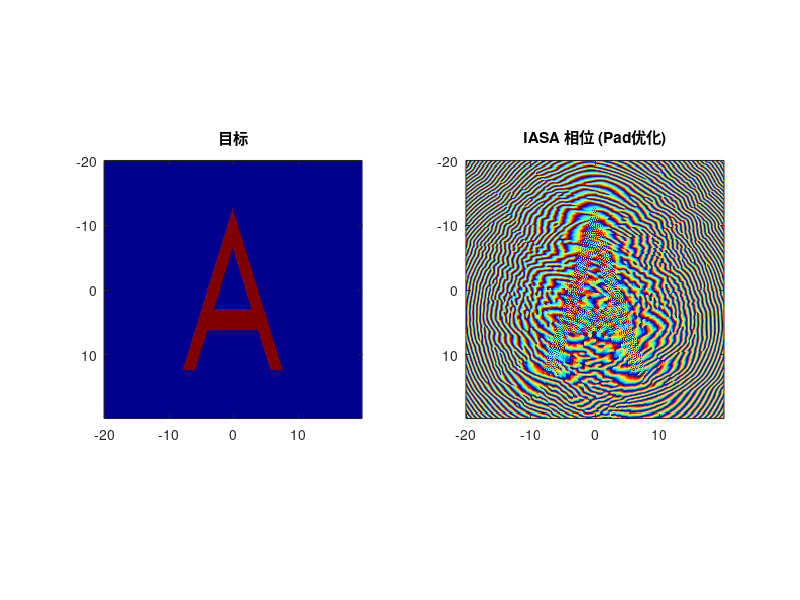
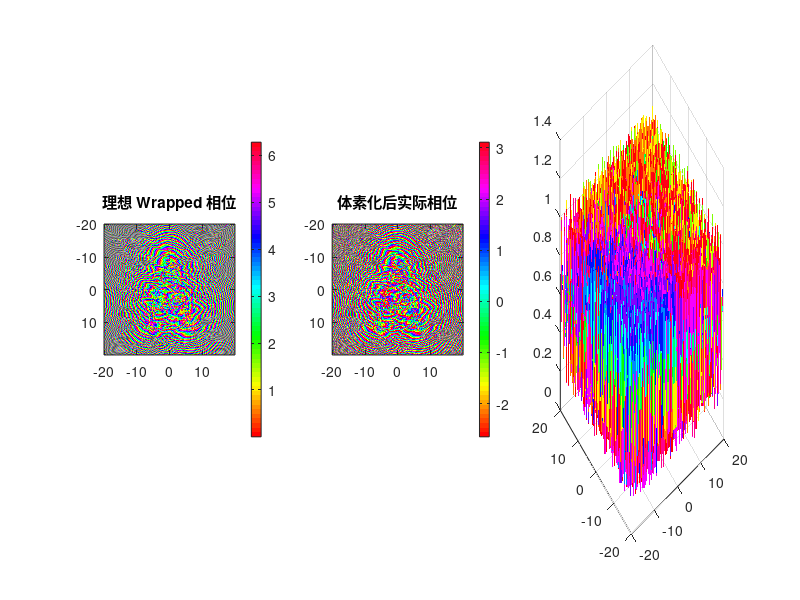

Here is the MATLAB script that generated these plots, in order: (Note: this script raises an error after producing the figures.)
clear; close all; clc;
%% 1. 网格及参数设定 (完全保持原样)
Nx = 256;
Lx = 40e-3;
Ny = Nx; Ly = Lx;
System_Offset = 2.03e-3;
z_target_dist = 20e-3; % 目标距离
%z_target_dist = z_target_dist+System_Offset;
f0 = 4.0e6;
c_water = 1480;
c_board = 2430;
density_water = 997;
density_board = 1100;
lambda_water = c_water / f0;
dx = Lx / Nx;
dy = dx;
Nz = 128;
Lz = 10e-3;
dz = Lz/Nz;
x = (-Nx/2 : Nx/2-1) * dx;
fprintf('网格尺寸: %d x %d x %d, dx=%.4f mm\n', Nx, Ny, Nz, dx*1e3);

%% 2. 目标定义 (保持原样)
fprintf('目标图案定义\n');
imag_target = zeros(Nx, Ny);
h_A = 160;       % 高度
w_base = 100;    % 底部宽度
thickness = 22;  % 粗细
bar_pos = 50;    % 横高
bar_width = 20;  % 横宽
cx = round(Nx/2);
cy = round(Ny/2);
x_top = cx - h_A/2;
x_bottom = cx + h_A/2;
slope = h_A / (w_base/2);
[Y_grid, X_grid] = meshgrid(1:Ny, 1:Nx);
dx_outer = X_grid - x_top;
dy_abs = abs(Y_grid - cy);
width_at_x = dx_outer / slope;
mask_outer = (dx_outer >= 0) & (dx_outer <= h_A) & (dy_abs <= width_at_x);
x_top_inner = x_top + thickness * 1.8; % 视觉调整系数，保证厚度适中
dx_inner = X_grid - x_top_inner;
width_inner_at_x = dx_inner / slope;
mask_inner_cone = (dx_inner >= 0) & (dy_abs <= width_inner_at_x);
% 横杠
x_bar_start = x_bottom - bar_pos - bar_width/2;
x_bar_end   = x_bottom - bar_pos + bar_width/2;
mask_bar = (X_grid >= x_bar_start) & (X_grid <= x_bar_end);
%组合逻辑
imag_target = mask_outer & (~mask_inner_cone | mask_bar);
imag_target = double(imag_target > 0.5);

%% 3. IASA 迭代 (保持原样)
fprintf('运行 IASA (引入 Padding 和 乘性权重优化)...\n');
pad_factor = 2;
Nx_pad = Nx * pad_factor;
Ny_pad = Ny * pad_factor;
Lx_pad = Lx * pad_factor;
dk_pad = 2 * pi / Lx_pad;
kx_pad = (-Nx_pad/2 : Nx_pad/2-1) * dk_pad;
[Kx_pad, Ky_pad] = meshgrid(kx_pad, kx_pad);

k_water = 2 * pi / lambda_water;
Kz_sq = k_water^2 - Kx_pad.^2 - Ky_pad.^2;
Kz_sq(Kz_sq < 0) = 0;
H_forward = exp(1i * sqrt(Kz_sq) * z_target_dist);
H_backward = exp(-1i * sqrt(Kz_sq) * z_target_dist);
rng(9426);
board_phase_pad = zeros(Nx_pad, Ny_pad);
board_phase_pad(Nx/2+1:Nx/2+Nx, Ny/2+1:Ny/2+Ny) = exp(1i * rand(Nx, Nx) * 2 * pi);

target_pad = zeros(Nx_pad, Ny_pad);
target_pad(Nx/2+1:Nx/2+Nx, Ny/2+1:Ny/2+Ny) = imag_target;
weight_pad = target_pad * 1.5;
mask_roi = (target_pad > 0.5);
mask_dark = (target_pad < 0.5);

epoch = 150;
for i = 1:epoch
    U_source = zeros(Nx_pad, Ny_pad);
    center_phase = angle(board_phase_pad(Nx/2+1:Nx/2+Nx, Ny/2+1:Ny/2+Ny));
    U_source(Nx/2+1:Nx/2+Nx, Ny/2+1:Ny/2+Ny) = 1.0 .* exp(1i * center_phase);

    A_source = fftshift(fft2(ifftshift(U_source)));
    A_target = A_source .* H_forward;
    U_target = fftshift(ifft2(ifftshift(A_target)));

    rec_amp = abs(U_target);
    peak_val = max(rec_amp(mask_roi));
    if peak_val == 0, peak_val = max(rec_amp(:)); end
    rec_amp_norm = rec_amp / peak_val;

    if i > 5
        beta = 0.8;
        correction = (target_pad(mask_roi) ./ (rec_amp_norm(mask_roi) + 1e-6)) .^ beta;
        weight_pad(mask_roi) = weight_pad(mask_roi) .* correction;
        weight_pad(weight_pad > 10) = 10;
        weight_pad(mask_dark) = 0;
    end
    current_weight = weight_pad;
    U_target_constrained = weight_pad .* exp(1i * angle(U_target));
    A_target_cons = fftshift(fft2(ifftshift(U_target_constrained)));
    A_source_cons = A_target_cons .* H_backward;
    U_source_new = fftshift(ifft2(ifftshift(A_source_cons)));

    board_phase_pad = U_source_new;
end

holo_phase = angle(board_phase_pad(Nx/2+1:Nx/2+Nx, Ny/2+1:Ny/2+Ny));
figure(1);
subplot(1,2,1); imagesc(x*1e3, x*1e3, imag_target); axis image; colormap gray; title('目标');
subplot(1,2,2); imagesc(x*1e3, x*1e3, holo_phase); axis image; colormap jet; title('IASA 相位 (Pad优化)');

%% === [修改部分 Start] 相位转厚度与体素化优化 ===
fprintf('进行物理厚度构建与体素化优化...\n');

% 1. 严格的 0 到 2*pi 相位映射
phase_wrapped = mod(holo_phase, 2*pi);

% 2. 计算理想物理厚度
k_board_val = 2 * pi * f0 / c_board;
k_water_val = 2 * pi * f0 / c_water;
k_diff = abs(k_water_val - k_board_val);
thickness_ideal = phase_wrapped / k_diff;

% 3. [修复BUG] 坚决移除厚度平滑！保留菲涅尔透镜的锐利断崖！
% thickness_map = imgaussfilt(thickness_ideal, 0.5);
min_base = 2 * dz; % 基底支撑
thickness_map = thickness_ideal + min_base;

% 4. 严格体素化
net_num_board = round(thickness_map / dz);
actual_thickness = net_num_board * dz;

% 5. [修正] 反算并对齐相位误差 (消除假警报)
actual_phase_imparted = mod(actual_thickness * k_diff, 2*pi);
complex_diff = exp(1i * actual_phase_imparted) ./ exp(1i * phase_wrapped);
global_offset = angle(mean(complex_diff(:))); % 剔除基底造成的常数相位偏移
phase_aligned = angle(exp(1i * (actual_phase_imparted - global_offset)));

% 计算真正的量化误差
phase_error = abs(angle(exp(1i * (phase_aligned - phase_wrapped))));
mean_phase_error = mean(phase_error(:));
fprintf(' -> 真实的平均相位量化误差: %.4f Rad (%.1f 度)\n', mean_phase_error, mean_phase_error*180/pi);

figure(11); clf;
set(gcf, 'Position', [100, 100, 1200, 400]);
subplot(1,3,1); imagesc(x*1e3, x*1e3, phase_wrapped); axis image; colormap hsv; colorbar; title('理想 Wrapped 相位');
subplot(1,3,2); imagesc(x*1e3, x*1e3, phase_aligned); axis image; colormap hsv; colorbar; title('体素化后实际相位');
subplot(1,3,3); surf(x*1e3, x*1e3, actual_thickness*1e3); shading flat; colormap parula; title('构建的 3D 透镜厚度'); view(2); colorbar;

%% k-Wave 介质建模 (包含透镜构建)
fprintf('仿真环境与实体介质构建\n');
kgrid = kWaveGrid(Nx, dx, Ny, dy, Nz, dz);

medium.sound_speed = c_water * ones(Nx, Ny, Nz);
medium.density = density_water * ones(Nx, Ny, Nz);
medium.alpha_coeff = 0.002 * ones(Nx, Ny, Nz);
medium.alpha_power = 1.5;

pml_size = 10;
source_z_idx = pml_size + 5;
z_board_stat_idx = source_z_idx + 2;

fprintf('将透镜写入 3D 网格...\n');
for i = 1:Nx
    for j = 1:Ny
        n_layers = net_num_board(i, j);
        if n_layers > 0
            z_start = z_board_stat_idx;
            z_end = z_board_stat_idx + n_layers - 1;

            medium.sound_speed(i, j, z_start:z_end) = c_board;

            % [物理排错开关]
            % 如果你想测试画质下降是否是由材料反射造成的，
            % 可以注释掉第一行，打开第二行（强行匹配水和树脂的声学阻抗）
            medium.density(i, j, z_start:z_end) = density_board;
            % medium.density(i, j, z_start:z_end) = (c_water * density_water) / c_board;

            % 树脂的声学衰减
            medium.alpha_coeff(i, j, z_start:z_end) = 1.0;
        end
    end
end
thickest = max(net_num_board(:)) * dz;
% === [修改部分 End] ===
%% 时间 (保持原样)
fprintf('时间设置\n');
cfl = 0.3;
t_end = (Lz * 1.5) / c_water;
kgrid.makeTime(medium.sound_speed, cfl, t_end);

%% 6. 声源定义
% === [修改部分 Start] 恢复为平面波声源 ===
% 原逻辑直接加了相位，这里因为已经有物理透镜，必须使用无相位的平面波
source.p_mask = zeros(Nx, Ny, Nz);
source.p_mask(:, :, source_z_idx) = 1;
fprintf('构建平面波声源 (相位由物理透镜调制)\n');
t_vec = kgrid.t_array;
source_sig = sin(2 * pi * f0 * t_vec); % 纯正弦波

% 加一个简单的斜坡窗减少瞬态冲击
ramp_pts = round(2 / f0 / kgrid.dt);
window = [linspace(0,1,ramp_pts), ones(1, kgrid.Nt-ramp_pts)];
source.p = source_sig .* window;
source.p_mode = 'dirichlet';
% === [修改部分 End] ===

%% 7. Sensor 放置
% === [修改部分 Start] 同时放置出口平面与目标平面的Sensor ===
fprintf('sensor设置\n');
sensor.mask = zeros(Nx, Ny, Nz);

% 1. 记录出口平面 (用于校验透镜转换质量)
z_board_exit_idx = z_board_stat_idx + round(thickest/dz) + 4;
sensor.mask(:, :, z_board_exit_idx) = 1;

% 2. 记录目标平面 (用于量化评估)
% target_plane_idx = z_board_exit_idx + round(z_target_dist / dz);
% sensor.mask(:, :, target_plane_idx) = 1;

sensor.record = {'p'};
sensor.record_start_index = kgrid.Nt - round(3/f0/kgrid.dt);
fprintf('  - 出口校验面 Z Index: %d\n', z_board_exit_idx);
% === [修改部分 End] ===

%% 8. 仿真 (保持原样)
fprintf('仿真开始\n');
input_args = {
    'PMLInside', true, ...
    'PMLSize', 10, ...
    'PlotPML', false, ...
    'PlotSim', false, ...
    'DataCast', 'gpuArray-single'
};
try
    sensor_data = kspaceFirstOrder3D(kgrid, medium, source, sensor, input_args{:});
catch
    disp('GPU 失败，切换 CPU...');
    input_args = input_args(1:end-2);
    sensor_data = kspaceFirstOrder3D(kgrid, medium, source, sensor, input_args{:});
end

%% 9. 数据处理
% === [修改部分 Start] 恢复FFT处理，同时输出相位图和声压图 ===
if isfield(sensor_data, 'p')
    fprintf('处理结果 (FFT提取复振幅)\n');
    p_raw = gather(sensor_data.p);
    [~, Nt_rec] = size(p_raw);

    % FFT 计算基频分量
    p_fft = fft(p_raw, [], 2);
    [~, f_idx] = min(abs( (0:Nt_rec-1)/Nt_rec/kgrid.dt - f0 ));
    p_complex = p_fft(:, f_idx);

    % 还原为 3D 场数据
    p_field_3d = zeros(Nx, Ny, Nz);
    mask_indices = find(sensor.mask);
    p_field_3d(mask_indices) = p_complex;

    % ----- 1. 出口相位校验与作图 -----
    sim_exit_complex = p_field_3d(:, :, z_board_exit_idx);
    sim_exit_phase_raw = angle(sim_exit_complex);

    % 复数域相位对齐以消除传播造成的全局相位差
    complex_diff = exp(1i * sim_exit_phase_raw) ./ exp(1i * holo_phase);
    global_phase_offset = angle(mean(complex_diff(:)));
    sim_exit_phase_aligned = angle(exp(1i * (sim_exit_phase_raw - global_phase_offset)));

    phase_error_sim = angle(exp(1i * (sim_exit_phase_aligned - holo_phase)));
    mean_error_sim_rad = mean(abs(phase_error_sim(:)));

    figure(5); clf;
    set(gcf, 'Position', [100, 100, 1000, 400]);
    subplot(1,3,1); imagesc(x*1e3, x*1e3, holo_phase); axis image; colormap hsv; clim([-pi, pi]); title('1. 设计相位 (IASA)');
    subplot(1,3,2); imagesc(x*1e3, x*1e3, sim_exit_phase_aligned); axis image; colormap hsv; clim([-pi, pi]); title('2. 物理透镜出口相位');
    phase_error = angle(exp(1i * (sim_exit_phase_aligned - holo_phase)));
    subplot(1,3,3); imagesc(x*1e3, x*1e3, abs(phase_error)); axis image; colormap gray; clim([0, 1]); colorbar; title('3. 差异残差 (黑=完美)');
    title(sprintf('3. 差异残差 (平均: %.2f Rad)', mean_error_sim_rad));
    sgtitle('物理厚度构建质量校验');

    % ----- 2. 目标平面提取与作图 -----
    % img_recon = abs(p_field_3d(:, :, target_plane_idx));
    % img_recon = img_recon / max(img_recon(:)); % 归一化
    %
    % figure(6); clf;
    % set(gcf, 'Position', [100, 100, 1000, 400]);
    % subplot(1,3,1); imagesc(x*1e3, x*1e3, imag_target); axis image; colormap gray; title('原始目标'); xlabel('mm');
    % subplot(1,3,2); imagesc(x*1e3, x*1e3, img_recon); axis image; colormap jet; title('k-Wave 实体透镜聚焦重建'); xlabel('mm');
    % subplot(1,3,3);
    % center_row = round(Nx/2);
    % plot(x*1e3, imag_target(center_row, :), 'k--', 'LineWidth', 1.5); hold on;
    % plot(x*1e3, img_recon(center_row, :), 'r-', 'LineWidth', 1.5);
    % legend('Target', 'Simulated'); title('中心剖面线'); grid on; xlabel('mm');
end
% === [修改部分 End] ===

%% 10. 量化评估 (保持原逻辑，仅微调打印格式防报错)
% fprintf('计算量化指标...\n');
% R = double(imag_target);
% A = double(img_recon);
% R = (R - min(R(:))) / (max(R(:)) - min(R(:)));
% A = (A - min(A(:))) / (max(A(:)) - min(A(:)));
%
% R_mean = mean(R(:));
% A_mean = mean(A(:));
% numerator = sum(sum((R - R_mean) .* (A - A_mean)));
% denominator = sqrt(sum(sum((R - R_mean).^2)) * sum(sum((A - A_mean).^2)));
% val_corr = numerator / denominator;
%
% val_nmse = sum(sum((R - A).^2)) / sum(sum(R.^2));
%
% mse = mean((R(:) - A(:)).^2);
% A_max = max(A(:));
% if mse == 0
%     val_psnr = Inf;
% else
%     val_psnr = 20 * log10(A_max / sqrt(mse));
% end
%
% try
%     val_ssim = ssim(A, R);
% catch
%     val_ssim = NaN;
%     warning('SSIM 计算需要 Image Processing Toolbox');
% end

fprintf('========================================\n');
fprintf('IASA参数:\n');
fprintf('迭代数: %d\n', epoch);
fprintf('\n');

fprintf('========================================\n');
fprintf('仿真参数:\n');
fprintf('目标平面距离: %.4f\n', z_target_dist);
fprintf('完美匹配层大小: %d 格\n', pml_size); % 修改了这里的单位防报错
fprintf('source位置 Z Index: %d\n', source_z_idx); % 修改了格式防报错
% fprintf('目标平面位置 Z Index: %d\n', target_plane_idx);
fprintf('\n');

fprintf('========================================\n');
fprintf(' -> 平均相位量化误差: %.4f Rad (%.1f 度)\n', mean_phase_error, mean_phase_error*180/pi);
if mean_phase_error > 0.5
    warning('体素化误差过大！建议减小 dz (提高网格分辨率)！');
end
% fprintf('图像重建质量评估 (实体透镜仿真):\n');
% fprintf('Correlation (接近1越好): %.4f\n', val_corr);
% fprintf('NMSE        (越低越好) : %.4f\n', val_nmse);
% fprintf('PSNR        (越高越好) : %.2f dB\n', val_psnr);
% fprintf('SSIM        (接近1越好): %.4f\n', val_ssim);
